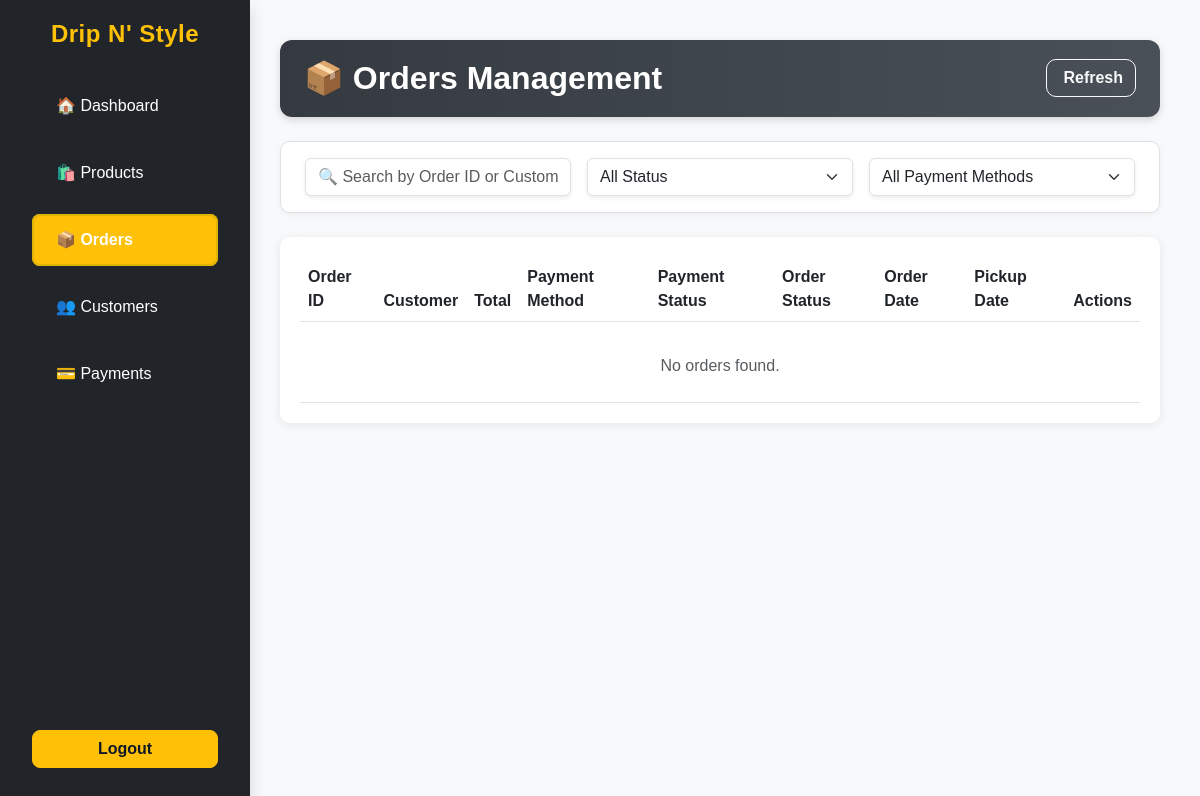
The app's page /admin/orders.php (signed in), older data.
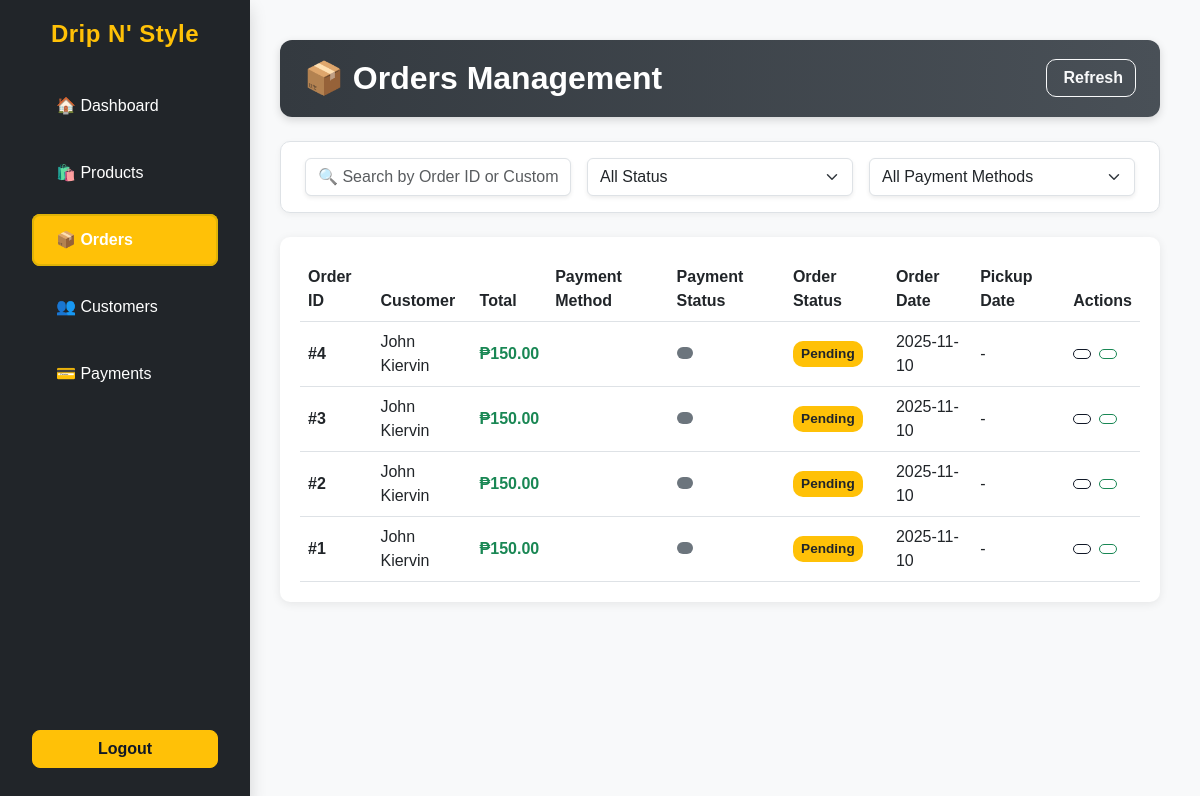
The same page, newer data.
### tables this page shows
CREATE TABLE `orders` (
  `order_id` int(11) NOT NULL,
  `user_id` int(11) DEFAULT NULL,
  `order_date` datetime DEFAULT current_timestamp(),
  `total_amount` decimal(10,2) NOT NULL,
  `order_status` enum('Pending','Ready for Pickup','Completed','Cancelled') DEFAULT 'Pending',
  `pickup_date` date DEFAULT NULL,
  `payment_id` int(11) DEFAULT NULL
);

CREATE TABLE `users` (
  `user_id` int(11) NOT NULL,
  `name` varchar(100) NOT NULL,
  `email` varchar(100) NOT NULL,
  `password` varchar(255) NOT NULL,
  `role` enum('admin','customer') NOT NULL DEFAULT 'customer',
  `status` enum('active','inactive') DEFAULT 'active',
  `date_created` datetime DEFAULT current_timestamp(),
  `reset_token` varchar(255) DEFAULT NULL,
  `token_expiry` datetime DEFAULT NULL,
  `contact_number` varchar(20) DEFAULT NULL
);

CREATE TABLE `payments` (
  `payment_id` int(11) NOT NULL,
  `order_id` int(11) NOT NULL,
  `payment_method` enum('Cash on Pickup','GCash','PayMongo','Other') DEFAULT 'Cash on Pickup',
  `payment_ref` varchar(100) DEFAULT NULL,
  `amount` decimal(10,2) NOT NULL,
  `payment_date` datetime DEFAULT current_timestamp(),
  `payment_status` enum('Pending','Paid','Failed') DEFAULT 'Pending',
  `proof_image` varchar(255) DEFAULT NULL
);

### App/Controllers/OrderController.php (called while the page is built, shortened)
<?php
require_once __DIR__ . '/../DAO/OrderDAO.php';
class OrderController {
    private $orderDAO;
    public function __construct($conn) {
        $this->orderDAO = new OrderDAO($conn);
    }
    public function getAllOrders() {
        return $this->orderDAO->getAllOrders();
    }
}

### App/DAO/orderDAO.php (called while the page is built, shortened)
<?php
class OrderDAO {
    private $conn;
    public function __construct($conn) {
        $this->conn = $conn;
    }
    public function getAllOrders() {
    $sql = "SELECT o.*, u.name AS customer_name, p.payment_method, p.payment_status
            FROM orders o
            LEFT JOIN users u ON o.user_id = u.user_id
            LEFT JOIN payments p ON o.payment_id = p.payment_id
            ORDER BY o.order_date DESC";
    return $this->conn->query($sql)->fetch_all(MYSQLI_ASSOC);
}
}

### Public/admin/orders.php (the view, shortened to what this page needs)
<?php
require_once __DIR__ . '/../../App/Controllers/OrderController.php';
$db = new Database();
$conn = $db->connect();
$orderController = new OrderController($conn);
$orders = $orderController->getAllOrders();
?>
<div class="page-header d-flex justify-content-between align-items-center mb-4">
  <h2 class="fw-bold mb-0">📦 Orders Management</h2>
  <button class="btn btn-outline-light btn-modern" id="refreshOrdersBtn">
    <i class="bi bi-arrow-clockwise me-1"></i> Refresh
  </button>
</div>
<form method="GET" id="filterForm" class="sticky-filters filter-card mb-4">
  <div class="row g-3 align-items-center">
    <div class="col-md-4">
      <input type="text" name="search" class="form-control shadow-sm"
             placeholder="🔍 Search by Order ID or Customer...">
    </div>
    <div class="col-md-4">
      <select name="status" class="form-select shadow-sm">
        <option value="">All Status</option>
      </select>
    </div>
    <div class="col-md-4">
      <select name="payment" class="form-select shadow-sm">
        <option value="">All Payment Methods</option>
      </select>
    </div>
  </div>
</form>
<div class="table-wrapper">
  <div class="table-responsive">
    <table class="table table-hover align-middle mb-0">
      <thead>
        <tr>
          <th>Order ID</th>
          <th>Customer</th>
          <th>Total</th>
          <th>Payment Method</th>
          <th>Payment Status</th>
          <th>Order Status</th>
          <th>Order Date</th>
          <th>Pickup Date</th>
          <th>Actions</th>
        </tr>
      </thead>
      <tbody>
        <?php if (!empty($orders)): ?>
          <?php foreach ($orders as $order): ?>
            <tr>
              <td class="fw-semibold">#<?= htmlspecialchars($order['order_id']) ?></td>
              <td><?= htmlspecialchars($order['customer_name'] ?? 'Guest') ?></td>
              <td class="fw-bold text-success">₱<?= number_format($order['total_amount'], 2) ?></td>
              <td><?= htmlspecialchars($order['payment_method'] ?? 'N/A') ?></td>
              <td>
                <span class="badge bg-<?= $order['payment_status'] === 'Paid' ? 'success' : 'secondary' ?>">
                </span>
              </td>
              <td>
                <span class="badge
                  <?php
                  echo match($order['order_status']) {
                    'Pending' => 'bg-warning text-dark',
                    'Confirmed' => 'bg-info text-dark',
                    'Ready for Pickup' => 'bg-primary',
                    'Completed' => 'bg-success',
                    'Cancelled' => 'bg-danger',
                    default => 'bg-secondary'
                  };
                  ?>">
                  <?= htmlspecialchars($order['order_status']) ?>
                </span>
              </td>
              <td><?= date('Y-m-d', strtotime($order['order_date'])) ?></td>
              <td><?= htmlspecialchars($order['pickup_date'] ?? '-') ?></td>
              <td>
                <div class="d-flex gap-2">
                  <button class="btn btn-sm btn-outline-dark btn-modern view-order-btn"
                          data-order-id="<?= $order['order_id'] ?>"
                          title="View Order">
                  </button>
                  <button class="btn btn-sm btn-outline-success btn-modern update-status-btn"
                          data-order-id="<?= $order['order_id'] ?>"
                          title="Update Status">
                  </button>
                </div>
              </td>
            </tr>
          <?php endforeach; ?>
        <?php else: ?>
          <tr>
            <td colspan="9" class="text-center text-muted py-4">
              <i class="bi bi-inbox fs-4 d-block mb-2"></i>No orders found.
            </td>
          </tr>
        <?php endif; ?>
      </tbody>
    </table>
  </div>
</div>
<?php
$content = ob_get_clean();
include __DIR__ . '/layout/main.php';
?>

### Public/admin/layout/main.php (shortened to what this page needs)
<!DOCTYPE html>
<html lang="en">
<head>
  <link href="https://cdn.jsdelivr.net/npm/bootstrap@5.3.0/dist/css/bootstrap.min.css" rel="stylesheet">
  <link rel="stylesheet" href="assets/css/style.css">
</head>
<body>
  <div class="admin-layout">
    <?php include __DIR__ . '/partials/sidebar.php'; ?>
    <div class="main-content">
      <?= $content ?>
    </div>
  </div>
</body>
</html>

### Public/admin/layout/partials/sidebar.php (shortened to what this page needs)
<?php
$currentPage = basename($_SERVER['PHP_SELF']);
?>
<nav class="sidebar bg-dark text-white vh-100 d-flex flex-column justify-content-between p-3 shadow">
  <div>
    <div class="brand fs-4 fw-bold text-warning mb-4 text-center">Drip N' Style</div>
    <ul class="nav flex-column gap-2">
      <li>
        <a href="../../Public/admin/dashboard.php" class="nav-link text-white <?= $currentPage === 'dashboard.php' ? 'active text-warning fw-bold' : '' ?>">🏠 Dashboard</a>
      </li>
      <li>
        <a href="../../Public/admin/products.php" class="nav-link text-white <?= $currentPage === 'products.php' ? 'active text-warning fw-bold' : '' ?>">🛍️ Products</a>
      </li>
      <li>
        <a href="../../Public/admin/orders.php" class="nav-link text-white <?= $currentPage === 'orders.php' ? 'active text-warning fw-bold' : '' ?>">📦 Orders</a>
      </li>
      <li>
        <a href="../../Public/admin/customers.php" class="nav-link text-white <?= $currentPage === 'customers.php' ? 'active text-warning fw-bold' : '' ?>">👥 Customers</a>
      </li>
      <li>
        <a href="../../Public/admin/payments.php" class="nav-link text-white <?= $currentPage === 'payments.php' ? 'active text-warning fw-bold' : '' ?>">💳 Payments</a>
      </li>
    </ul>
  </div>
  <div class="text-center mt-auto">
    <a href="<?= BASE_URL ?>App/Controllers/AuthController.php?action=logout" class="btn btn-warning m-3 fw-bold">Logout</a>
  </div>
</nav>

### Public/admin/assets/css/style.css (style rules this page uses)
body { font-family: "Poppins", sans-serif; background-color: #f5f5f5; margin: 0; }
.admin-layout { display: flex; min-height: 100vh; }
.sidebar { width: 240px; background-color: #111827; color: white; display: flex; flex-direction: column; justify-content: space-between; position: fixed; top: 0; left: 0; bottom: 0; padding: 1.5rem 0; overflow: hidden; z-index: 10; }
.sidebar .brand { font-size: 1.4rem; font-weight: 700; color: #ffc107; text-align: center; margin-bottom: 1.8rem; letter-spacing: 0.5px; }
.sidebar .nav { list-style: none; padding: 0; margin: 0; }
.sidebar .nav-link { display: block; color: #e5e7eb; text-decoration: none; padding: 0.85rem 1.5rem; transition: all 0.25s ease-in-out; border-radius: 8px; margin: 0.25rem 1rem; font-weight: 500; white-space: nowrap; }
.sidebar .nav-link:hover, .sidebar .nav-link.active { background-color: #ffc107; color: #111827; transform: none; box-shadow: inset 0 0 0 2px #e0b307; }
.main-content { flex-grow: 1; margin-left: 240px; padding: 2.5rem; background-color: #f8f9fa; min-height: 100vh; overflow-x: hidden; }
.sidebar .btn-warning { width: calc(100% - 2rem); margin: 1rem; background-color: #ffc107; color: #111827; border-radius: 8px; transition: all 0.3s ease; font-weight: 600; }
.sticky-filters { position: sticky; top: 75px; z-index: 100; }
.btn-outline-dark { border-color: #111827; color: #111827; }

### Public/admin/layout/partials/sidebar.php (style rules this page uses)
.sidebar { width: 250px; position: fixed; top: 0; left: 0; }
.nav-link { display: block; padding: 8px 15px; border-radius: 5px; transition: background 0.2s; }
.nav-link.active { background-color: rgba(255, 193, 7, 0.2); }

### Public/admin/orders.php (style rules this page uses)
.page-header { background: linear-gradient(90deg, #343a40, #495057); color: white; padding: 1.2rem 1.5rem; border-radius: 0.75rem; box-shadow: 0 3px 8px rgba(0,0,0,0.15); }
.sticky-filters { position: sticky; top: 0; z-index: 10; }
.table thead { background-color: #343a40; color: #fff; }
.btn-modern { border-radius: 10px; font-weight: 600; transition: 0.2s ease; }
.badge { font-size: 0.85rem; padding: 0.45em 0.6em; border-radius: 10px; }
.filter-card { border: 1px solid #dee2e6; background: #fff; border-radius: 10px; padding: 1rem 1.5rem; box-shadow: 0 2px 6px rgba(0,0,0,0.05); }
.table-wrapper { background: white; border-radius: 10px; padding: 1.25rem; box-shadow: 0 2px 10px rgba(0,0,0,0.08); }

Row changes from the older to the newer data that the page shows:
added orders: order_id "4", user.name "John Kiervin", total_amount "150.00", order_status "Pending", order_date "2025-11-10", pickup_date "-"
added orders: order_id "3", user.name "John Kiervin", total_amount "150.00", order_status "Pending", order_date "2025-11-10", pickup_date "-"
added orders: order_id "2", user.name "John Kiervin", total_amount "150.00", order_status "Pending", order_date "2025-11-10", pickup_date "-"
added orders: order_id "1", user.name "John Kiervin", total_amount "150.00", order_status "Pending", order_date "2025-11-10", pickup_date "-"
Text that changed along with them:
text no longer shown: "No orders found."
